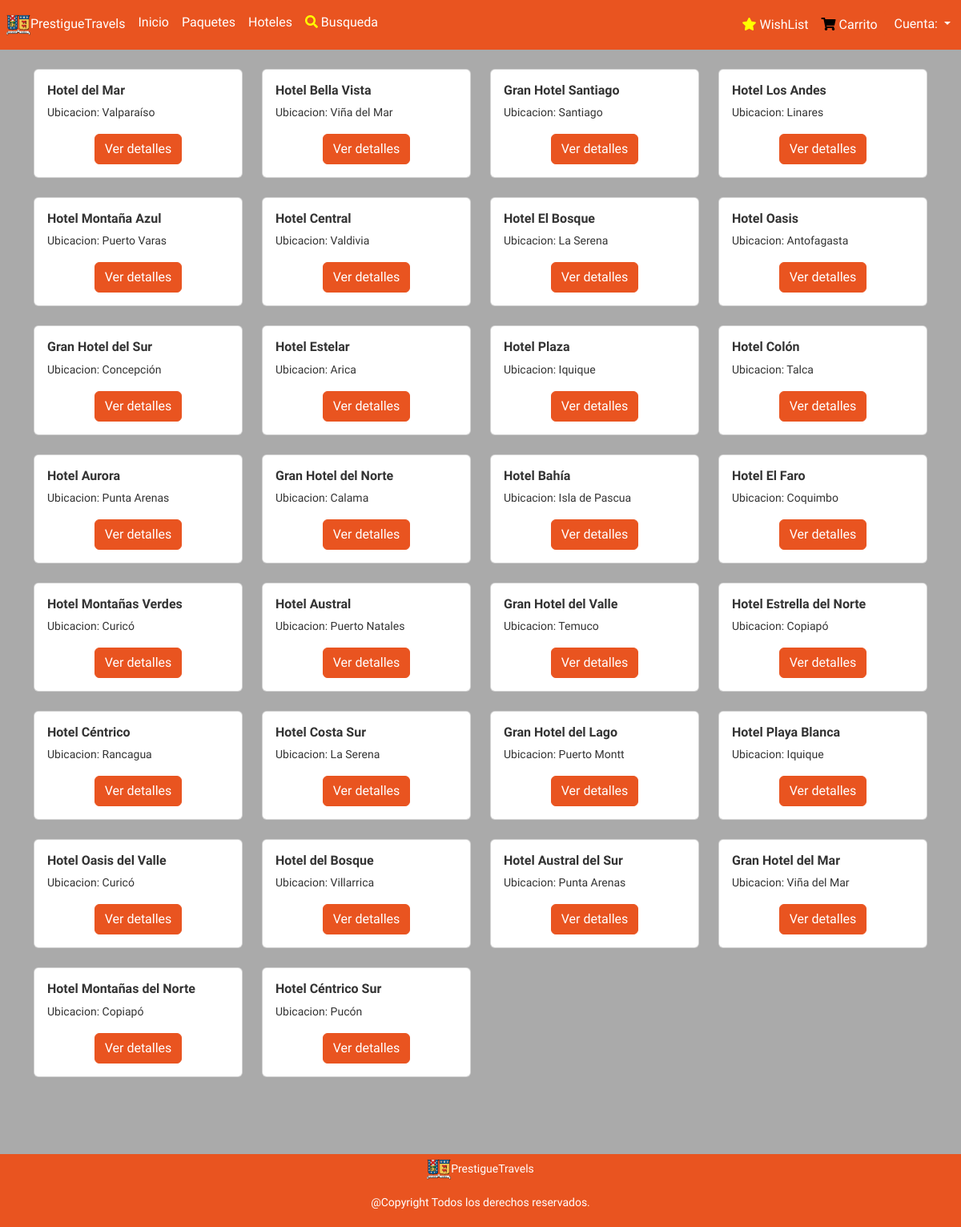
The page /hoteles.php on the database its author committed.
### tables this page shows
CREATE TABLE `hoteles` (
  `productos_id` int(11) NOT NULL,
  `hoteles_nombre` varchar(40) NOT NULL,
  `hoteles_estrellas` int(11) NOT NULL,
  `hoteles_precio` int(11) NOT NULL,
  `hoteles_ciudad` varchar(40) NOT NULL,
  `hoteles_habitacionesdisp` int(11) NOT NULL,
  `hoteles_habitacionestotales` int(11) NOT NULL,
  `hoteles_estacionamiento` tinyint(1) NOT NULL,
  `hoteles_piscina` tinyint(1) NOT NULL,
  `hoteles_lavanderia` tinyint(1) NOT NULL,
  `hoteles_petfriendly` tinyint(1) NOT NULL,
  `hoteles_desayuno` tinyint(1) NOT NULL
);

### hoteles.php (the view, shortened to what this page needs)
<?php
include("templates/cabecera.php");
?>
<?php
include("conexionbd.php");
$selectSQL= $conexion->query("SELECT * FROM hoteles");
$hoteles=$selectSQL->fetch_all(MYSQLI_ASSOC);
?>
<?php foreach($hoteles as $hotel){?>
    <div class="col-md-3">
    <div class="card">
        <div class="card-body">
            <h6 class="card-Viaje"> <b><?php echo $hotel["hoteles_nombre"]; ?></b></h6>
            <p class="small"><?php  echo "Ubicacion: ".$hotel["hoteles_ciudad"];  ?></p>
            <div class="text-center">
                <a class="btn btn-primary" href="detalle_hoteles.php?id=<?php echo $hotel["productos_id"];?>&token=<?php
                echo hash_hmac("sha1",$hotel["productos_id"],KEY_TOKEN);?>">Ver detalles</a>
            </div>
        </div>
    </div>
    <br/>
</div>
<?php } ?>
<?php include("templates/pie.php");?>

### templates/cabecera.php (shortened to what this page needs)
<?php
$username=$_SESSION['usuario_nombre'];
$userlastname=$_SESSION['usuario_apellido'];
?>
<!DOCTYPE html>
<html lang="en">
<head>
    <link rel="stylesheet" href="../css/bootstrap.css"/>
</head>
<body>
    <link rel="stylesheet" href="https://use.fontawesome.com/releases/v5.7.0/css/all.css">
    <nav class="navbar navbar-expand navbar-dark bg-primary text-white">
        <div class="navbar-collapse justify-content-start">
            <ul class="navbar-nav">
                <li class="nav-item">
                    <a class="nav-link text-white" href="../users/index.php"><img src="../img/Logo_UTFSM.png" width="30" height="30">PrestigueTravels</a>
                </li>
                <li class="nav-item">
                        <a class="nav-link text-white" href="../users/index.php">Inicio</a>
                    </li>
                    <li class="nav-item">
                        <a class="nav-link text-white" href="../paquetes.php">Paquetes</a>
                    </li>
                    <li class="nav-item">
                        <a class="nav-link text-white" href="../hoteles.php">Hoteles</a>
                    </li>
                    <li class="nav-item">
                        <a class="nav-link text-white" href="../busqueda.php"><i class="fas fa-search" style="color: yellow;"></i> Busqueda</a>
                    </li>
                </ul>
            </div>
            <div class="collapse navbar-collapse justify-content-end">
                <ul class="navbar-nav">
                    <li class="nav-item">
                        <a class="nav-link text-white" href="../wishlist.php"><i class="fas fa-star" style="color:yellow;"></i> WishList</a>
                    </li>
                    <li class="nav-item">
                        <a class="nav-link text-white" href="../carrito.php" ><i class="fas fa-shopping-cart" style="color: black;"></i> Carrito</a>
                    </li>
                    <li class="nav-item">
                        <div class="btn-group">
                            <button class="btn btn-primary dropdown-toggle" type="button" id="triggerId" data-toggle="dropdown" aria-haspopup="true"
                            aria-expanded="false">
                            <?php echo "Cuenta: $username $userlastname";?></a>
                            </button>
                        </div>
                    </li>
                </ul>
            </div>
        </nav>
        <div class="container">
        <br/>
            <div class="row">

### templates/pie.php (shortened to what this page needs)
            </div>
        </div>
        <br/><br/><br/>
        <footer>
            <div class="container-fluid bg-primary text-center text-white p-1">
                <p class="small"><img src="../img/Logo_UTFSM.png" width="30" height="30">PrestigueTravels</p>
                <p class="small">@Copyright  Todos los derechos reservados.</p>
            </div>
        </footer>
</body>
</html>

### rows shown on the page
hoteles: hoteles_nombre "Hotel del Mar", hoteles_ciudad "Valparaíso"
hoteles: hoteles_nombre "Hotel Bella Vista", hoteles_ciudad "Viña del Mar"
hoteles: hoteles_nombre "Gran Hotel Santiago", hoteles_ciudad "Santiago"
hoteles: hoteles_nombre "Hotel Los Andes", hoteles_ciudad "Linares"
hoteles: hoteles_nombre "Hotel Montaña Azul", hoteles_ciudad "Puerto Varas"
hoteles: hoteles_nombre "Hotel Central", hoteles_ciudad "Valdivia"
hoteles: hoteles_nombre "Hotel El Bosque", hoteles_ciudad "La Serena"
hoteles: hoteles_nombre "Hotel Oasis", hoteles_ciudad "Antofagasta"
hoteles: hoteles_nombre "Gran Hotel del Sur", hoteles_ciudad "Concepción"
hoteles: hoteles_nombre "Hotel Estelar", hoteles_ciudad "Arica"
hoteles: hoteles_nombre "Hotel Plaza", hoteles_ciudad "Iquique"
hoteles: hoteles_nombre "Hotel Colón", hoteles_ciudad "Talca"
hoteles: hoteles_nombre "Hotel Aurora", hoteles_ciudad "Punta Arenas"
hoteles: hoteles_nombre "Gran Hotel del Norte", hoteles_ciudad "Calama"
hoteles: hoteles_nombre "Hotel Bahía", hoteles_ciudad "Isla de Pascua"
hoteles: hoteles_nombre "Hotel El Faro", hoteles_ciudad "Coquimbo"
hoteles: hoteles_nombre "Hotel Montañas Verdes", hoteles_ciudad "Curicó"
hoteles: hoteles_nombre "Hotel Austral", hoteles_ciudad "Puerto Natales"
hoteles: hoteles_nombre "Gran Hotel del Valle", hoteles_ciudad "Temuco"
hoteles: hoteles_nombre "Hotel Estrella del Norte", hoteles_ciudad "Copiapó"
hoteles: hoteles_nombre "Hotel Céntrico", hoteles_ciudad "Rancagua"
hoteles: hoteles_nombre "Hotel Costa Sur", hoteles_ciudad "La Serena"
hoteles: hoteles_nombre "Gran Hotel del Lago", hoteles_ciudad "Puerto Montt"
hoteles: hoteles_nombre "Hotel Playa Blanca", hoteles_ciudad "Iquique"
hoteles: hoteles_nombre "Hotel Oasis del Valle", hoteles_ciudad "Curicó"
hoteles: hoteles_nombre "Hotel del Bosque", hoteles_ciudad "Villarrica"
hoteles: hoteles_nombre "Hotel Austral del Sur", hoteles_ciudad "Punta Arenas"
hoteles: hoteles_nombre "Gran Hotel del Mar", hoteles_ciudad "Viña del Mar"
hoteles: hoteles_nombre "Hotel Montañas del Norte", hoteles_ciudad "Copiapó"
hoteles: hoteles_nombre "Hotel Céntrico Sur", hoteles_ciudad "Pucón"
